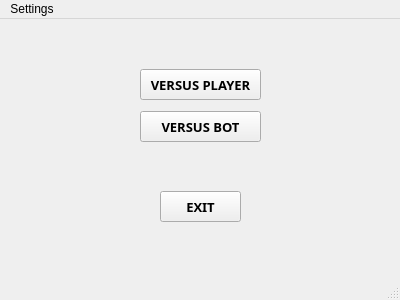
<?xml version="1.0" encoding="UTF-8"?>
<ui version="4.0">
 <class>MainWindow</class>
 <widget class="QMainWindow" name="MainWindow">
  <property name="geometry">
   <rect>
    <x>0</x>
    <y>0</y>
    <width>400</width>
    <height>300</height>
   </rect>
  </property>
  <property name="windowTitle">
   <string>MainWindow</string>
  </property>
  <property name="windowIcon">
   <iconset resource="textures.qrc">
    <normaloff>:/textures/icon.jpg</normaloff>:/textures/icon.jpg</iconset>
  </property>
  <property name="autoFillBackground">
   <bool>false</bool>
  </property>
  <property name="styleSheet">
   <string notr="true"/>
  </property>
  <property name="iconSize">
   <size>
    <width>400</width>
    <height>300</height>
   </size>
  </property>
  <property name="toolButtonStyle">
   <enum>Qt::ToolButtonIconOnly</enum>
  </property>
  <property name="animated">
   <bool>true</bool>
  </property>
  <property name="tabShape">
   <enum>QTabWidget::Rounded</enum>
  </property>
  <widget class="QWidget" name="centralWidget">
   <widget class="QPushButton" name="menupvp">
    <property name="geometry">
     <rect>
      <x>140</x>
      <y>50</y>
      <width>121</width>
      <height>31</height>
     </rect>
    </property>
    <property name="font">
     <font>
      <family>Century Gothic</family>
      <pointsize>10</pointsize>
      <weight>75</weight>
      <bold>true</bold>
      <stylestrategy>PreferAntialias</stylestrategy>
     </font>
    </property>
    <property name="text">
     <string>VERSUS PLAYER</string>
    </property>
   </widget>
   <widget class="QPushButton" name="menubot">
    <property name="geometry">
     <rect>
      <x>140</x>
      <y>92</y>
      <width>121</width>
      <height>31</height>
     </rect>
    </property>
    <property name="font">
     <font>
      <family>Century Gothic</family>
      <pointsize>10</pointsize>
      <weight>75</weight>
      <bold>true</bold>
      <stylestrategy>PreferAntialias</stylestrategy>
     </font>
    </property>
    <property name="text">
     <string>VERSUS BOT</string>
    </property>
   </widget>
   <widget class="QPushButton" name="pushButton">
    <property name="geometry">
     <rect>
      <x>160</x>
      <y>172</y>
      <width>81</width>
      <height>31</height>
     </rect>
    </property>
    <property name="font">
     <font>
      <family>Century Gothic</family>
      <pointsize>10</pointsize>
      <weight>75</weight>
      <bold>true</bold>
      <stylestrategy>PreferAntialias</stylestrategy>
     </font>
    </property>
    <property name="text">
     <string>EXIT</string>
    </property>
   </widget>
  </widget>
  <widget class="QMenuBar" name="menuBar">
   <property name="geometry">
    <rect>
     <x>0</x>
     <y>0</y>
     <width>400</width>
     <height>21</height>
    </rect>
   </property>
   <widget class="QMenu" name="menuSettings">
    <property name="title">
     <string>Settings</string>
    </property>
    <widget class="QMenu" name="menuChange_name">
     <property name="title">
      <string>Change name</string>
     </property>
     <addaction name="actionMain_player"/>
     <addaction name="actionSecond_player"/>
    </widget>
    <addaction name="menuChange_name"/>
    <addaction name="separator"/>
    <addaction name="actionAuthor"/>
    <addaction name="actionRules"/>
   </widget>
   <addaction name="menuSettings"/>
  </widget>
  <widget class="QStatusBar" name="statusBar"/>
  <action name="actionExit">
   <property name="text">
    <string>Exit</string>
   </property>
  </action>
  <action name="exit">
   <property name="text">
    <string>Exit</string>
   </property>
  </action>
  <action name="actionAuthor">
   <property name="text">
    <string>Author</string>
   </property>
  </action>
  <action name="actionMain_player">
   <property name="text">
    <string>Main player</string>
   </property>
  </action>
  <action name="actionSecond_player">
   <property name="text">
    <string>Second player</string>
   </property>
  </action>
  <action name="actionRules">
   <property name="text">
    <string>Rules</string>
   </property>
  </action>
 </widget>
 <layoutdefault spacing="6" margin="11"/>
 <resources>
  <include location="textures.qrc"/>
 </resources>
 <connections/>
</ui>
